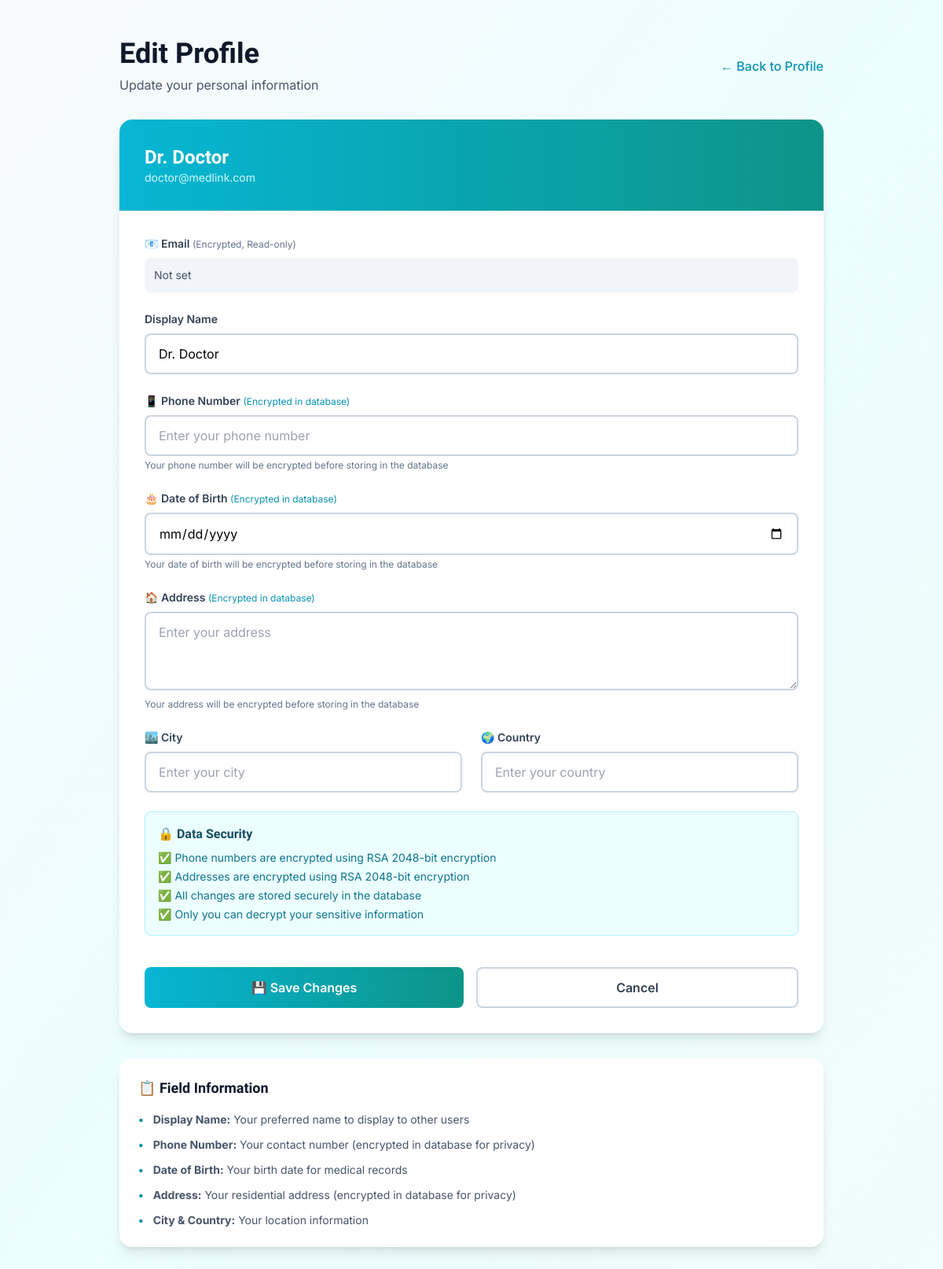
The app's page /profile/edit (signed in) with its own data.
### models.py (models this page shows, shortened)
class User(db.Model):
    __tablename__ = 'users'
    id = db.Column(db.Integer, primary_key=True)
    username = db.Column(db.String(120), unique=True, nullable=False, index=True)
    role = db.Column(db.String(20), nullable=False)  # 'patient', 'doctor', 'specialist', 'admin'
    password_hash = db.Column(db.String(255), nullable=False)
    encrypted_email = db.Column(db.Text, nullable=True)  # RSA encrypted, only decrypted with private key
    rsa_public_key = db.Column(db.Text, nullable=True)  # JSON: {"e": int, "n": int}
    rsa_private_key = db.Column(db.Text, nullable=True)  # JSON: {"d": int, "n": int} - Stored securely
    ecc_public_key = db.Column(db.Text, nullable=True)  # JSON: {"x": int, "y": int}
    ecc_private_key = db.Column(db.Text, nullable=True)  # JSON: {"k": int} - Stored securely
    public_key = db.Column(db.Text, nullable=True)  # For encryption purposes
    encrypted_profile = db.Column(db.Text, nullable=True)  # Encrypted email/NID
    display_name = db.Column(db.String(120), nullable=True)
    phone = db.Column(db.Text, nullable=True)  # Encrypted
    date_of_birth = db.Column(db.String(20), nullable=True)
    address = db.Column(db.Text, nullable=True)  # Encrypted
    city = db.Column(db.String(100), nullable=True)
    country = db.Column(db.String(100), nullable=True)
    two_fa_enabled = db.Column(db.Boolean, default=False)
    two_fa_challenge = db.Column(db.String(10), nullable=True)
    two_fa_timestamp = db.Column(db.DateTime, nullable=True)
    encrypted_nid = db.Column(db.Text, nullable=True)
    encrypted_blood_group = db.Column(db.Text, nullable=True)
    nid_mac = db.Column(db.String(255), nullable=True)
    license_number = db.Column(db.String(120), nullable=True, index=True)
    license_verified = db.Column(db.Boolean, default=False)
    last_key_rotation = db.Column(db.DateTime, nullable=True)
    is_approved = db.Column(db.Boolean, default=False)  # False for new registrations
    approved_at = db.Column(db.DateTime, nullable=True)
    approved_by_admin_id = db.Column(db.Integer, db.ForeignKey('users.id'), nullable=True)
    created_at = db.Column(db.DateTime, default=datetime.now)
    updated_at = db.Column(db.DateTime, default=datetime.now, onupdate=datetime.now)
    sent_referrals = db.relationship('Referral', foreign_keys='Referral.sender_id', backref='sender', lazy=True)
    received_referrals = db.relationship('Referral', foreign_keys='Referral.receiver_id', backref='receiver', lazy=True)
    sent_messages = db.relationship('Message', foreign_keys='Message.sender_id', backref='sender_msg', lazy=True)
    received_messages = db.relationship('Message', foreign_keys='Message.receiver_id', backref='receiver_msg', lazy=True)
    def get_display_name(self):
        if self.display_name:
            return self.display_name
    def get_phone(self):
        if not self.phone:
            return None
        if self.phone and len(self.phone) > 20 and all(c in '0123456789abcdef' for c in self.phone.lower()):
            return self.decrypt_field(self.phone)
        return self.phone
    def get_address(self):
        if not self.address:
            return None
        if self.address and len(self.address) > 20 and all(c in '0123456789abcdef' for c in self.address.lower()):
            return self.decrypt_field(self.address)
        return self.address
    def get_date_of_birth(self):
        if not self.date_of_birth:
            return None
        if self.date_of_birth and len(self.date_of_birth) > 20 and all(c in '0123456789abcdef' for c in self.date_of_birth.lower()):
            return self.decrypt_field(self.date_of_birth)
        return self.date_of_birth
    def get_email(self):
        if not self.encrypted_email:
            return None
        if self.encrypted_email and len(self.encrypted_email) > 20 and all(c in '0123456789abcdef' for c in self.encrypted_email.lower()):
            return self.decrypt_field(self.encrypted_email)
        return self.encrypted_email

### app.py (the view, shortened to what this page needs)
@app.route('/profile/edit', methods=['GET', 'POST'])
def edit_profile():
    if 'user_id' not in session:
        return redirect(url_for('login'))
    user_id = session.get('user_id')
    user = User.query.get(user_id)
    if not user:
        session.clear()
        return redirect(url_for('login'))
    user_profile = {
        'id': user.id,
        'username': user.username,
        'display_name': user.display_name,
        'role': user.role,
        'phone': user.get_phone(),
        'address': user.get_address(),
        'date_of_birth': user.get_date_of_birth(),
        'email': user.get_email(),
        'city': user.city,
        'country': user.country,
        'created_at': user.created_at,
        'updated_at': user.updated_at,
        'rsa_keys': 'Generated' if user.rsa_public_key else 'Not Generated',
        'ecc_keys': 'Generated' if user.ecc_public_key else 'Not Generated'
    }
    return render_template('edit_profile.html', user=user, user_profile=user_profile)

### templates/edit_profile.html (shortened to what this page needs)
{% extends "base.html" %}
{% block content %}
<div class="min-h-screen bg-gradient-to-br from-slate-50 via-cyan-50 to-teal-50 py-12 px-4">
    <div class="max-w-4xl mx-auto">
        <div class="mb-8">
            <div class="flex items-center justify-between">
                <div>
                    <h1 class="text-4xl font-bold text-slate-900 mb-2">Edit Profile</h1>
                    <p class="text-slate-600">Update your personal information</p>
                </div>
                <div class="text-right">
                    <a href="{{ url_for('profile') }}" class="text-cyan-600 hover:text-cyan-700 font-medium">
                        ← Back to Profile
                    </a>
                </div>
            </div>
        </div>
        <div class="bg-white rounded-2xl shadow-lg overflow-hidden">
            <div class="bg-gradient-to-r from-cyan-500 to-teal-600 p-8 text-white">
                <h2 class="text-2xl font-bold">{{ user.get_display_name() }}</h2>
                <p class="text-cyan-100 text-sm">{{ user.username }}</p>
            </div>
            <div class="p-8">
                <form method="POST" class="space-y-6">
                    <div>
                        <label for="email" class="block text-sm font-semibold text-slate-700 mb-2">
                            📧 Email
                            <span class="text-xs text-slate-500 font-normal">(Encrypted, Read-only)</span>
                        </label>
                        <div class="p-3 bg-slate-100 rounded-lg">
                            <p class="text-slate-600 text-sm">{{ user_profile.email or 'Not set' }}</p>
                        </div>
                    </div>
                    <div>
                        <label for="display_name" class="block text-sm font-semibold text-slate-700 mb-2">
                            Display Name
                        </label>
                        <input
                            type="text"
                            id="display_name"
                            name="display_name"
                            value="{{ user.display_name or '' }}"
                            class="w-full px-4 py-3 border-2 border-slate-300 rounded-lg focus:outline-none focus:border-cyan-500 focus:ring-2 focus:ring-cyan-200 transition"
                            placeholder="Enter your display name"
                        >
                    </div>
                    <div>
                        <label for="phone" class="block text-sm font-semibold text-slate-700 mb-2">
                            📱 Phone Number
                            <span class="text-xs text-cyan-600 font-normal">(Encrypted in database)</span>
                        </label>
                        <input
                            type="tel"
                            id="phone"
                            name="phone"
                            value="{{ user_profile.phone or '' }}"
                            class="w-full px-4 py-3 border-2 border-slate-300 rounded-lg focus:outline-none focus:border-cyan-500 focus:ring-2 focus:ring-cyan-200 transition"
                            placeholder="Enter your phone number"
                        >
                        <p class="text-xs text-slate-500 mt-1">Your phone number will be encrypted before storing in the database</p>
                    </div>
                    <div>
                        <label for="date_of_birth" class="block text-sm font-semibold text-slate-700 mb-2">
                            🎂 Date of Birth
                            <span class="text-xs text-cyan-600 font-normal">(Encrypted in database)</span>
                        </label>
                        <input
                            type="date"
                            id="date_of_birth"
                            name="date_of_birth"
                            value="{{ user_profile.date_of_birth or '' }}"
                            class="w-full px-4 py-3 border-2 border-slate-300 rounded-lg focus:outline-none focus:border-cyan-500 focus:ring-2 focus:ring-cyan-200 transition"
                        >
                        <p class="text-xs text-slate-500 mt-1">Your date of birth will be encrypted before storing in the database</p>
                    </div>
                    <div>
                        <label for="address" class="block text-sm font-semibold text-slate-700 mb-2">
                            🏠 Address
                            <span class="text-xs text-cyan-600 font-normal">(Encrypted in database)</span>
                        </label>
                        <textarea
                            id="address"
                            name="address"
                            rows="3"
                            class="w-full px-4 py-3 border-2 border-slate-300 rounded-lg focus:outline-none focus:border-cyan-500 focus:ring-2 focus:ring-cyan-200 transition"
                            placeholder="Enter your address"
                        >{{ user_profile.address or '' }}</textarea>
                        <p class="text-xs text-slate-500 mt-1">Your address will be encrypted before storing in the database</p>
                    </div>
                    <div class="grid grid-cols-1 md:grid-cols-2 gap-6">
                        <div>
                            <label for="city" class="block text-sm font-semibold text-slate-700 mb-2">
                                🏙️ City
                            </label>
                            <input
                                type="text"
                                id="city"
                                name="city"
                                value="{{ user.city or '' }}"
                                class="w-full px-4 py-3 border-2 border-slate-300 rounded-lg focus:outline-none focus:border-cyan-500 focus:ring-2 focus:ring-cyan-200 transition"
                                placeholder="Enter your city"
                            >
                        </div>
                        <div>
                            <label for="country" class="block text-sm font-semibold text-slate-700 mb-2">
                                🌍 Country
                            </label>
                            <input
                                type="text"
                                id="country"
                                name="country"
                                value="{{ user.country or '' }}"
                                class="w-full px-4 py-3 border-2 border-slate-300 rounded-lg focus:outline-none focus:border-cyan-500 focus:ring-2 focus:ring-cyan-200 transition"
                                placeholder="Enter your country"
                            >
                        </div>
                    </div>
                    <div class="p-4 bg-cyan-50 border border-cyan-200 rounded-lg">
                        <h4 class="font-semibold text-cyan-900 mb-2">🔒 Data Security</h4>
                        <ul class="text-sm text-cyan-700 space-y-1">
                            <li>✅ Phone numbers are encrypted using RSA 2048-bit encryption</li>
                            <li>✅ Addresses are encrypted using RSA 2048-bit encryption</li>
                            <li>✅ All changes are stored securely in the database</li>
                            <li>✅ Only you can decrypt your sensitive information</li>
                        </ul>
                    </div>
                    <div class="flex gap-4 pt-4">
                        <button
                            type="submit"
                            class="flex-1 px-6 py-3 bg-gradient-to-r from-cyan-500 to-teal-600 text-white rounded-lg font-semibold hover:shadow-lg transition"
                        >
                            💾 Save Changes
                        </button>
                        <a href="{{ url_for('profile') }}" class="flex-1 px-6 py-3 border-2 border-slate-300 text-slate-700 rounded-lg font-semibold hover:bg-slate-50 transition text-center">
                            Cancel
                        </a>
                    </div>
                </form>
            </div>
        </div>
        <div class="mt-8 p-6 bg-white rounded-2xl shadow-lg">
            <h3 class="text-lg font-bold text-slate-900 mb-4">📋 Field Information</h3>
            <div class="space-y-3 text-sm text-slate-600">
                <div class="flex items-start gap-3">
                    <span class="text-cyan-600 font-bold">•</span>
                    <div>
                        <strong>Display Name:</strong> Your preferred name to display to other users
                    </div>
                </div>
                <div class="flex items-start gap-3">
                    <span class="text-cyan-600 font-bold">•</span>
                    <div>
                        <strong>Phone Number:</strong> Your contact number (encrypted in database for privacy)
                    </div>
                </div>
                <div class="flex items-start gap-3">
                    <span class="text-cyan-600 font-bold">•</span>
                    <div>
                        <strong>Date of Birth:</strong> Your birth date for medical records
                    </div>
                </div>
                <div class="flex items-start gap-3">
                    <span class="text-cyan-600 font-bold">•</span>
                    <div>
                        <strong>Address:</strong> Your residential address (encrypted in database for privacy)
                    </div>
                </div>
                <div class="flex items-start gap-3">
                    <span class="text-cyan-600 font-bold">•</span>
                    <div>
                        <strong>City & Country:</strong> Your location information
                    </div>
                </div>
            </div>
        </div>
    </div>
</div>
{% endblock %}

### templates/base.html (style rules this page uses)
* { font-family: 'Inter', sans-serif; }
h1, h2, h3, h4, h5, h6 { font-family: 'Plus Jakarta Sans', sans-serif; }
button, a { transition: all 0.3s ease; }

### records on screen
User: get_display_name "Dr. Doctor", username "doctor@medlink.com", display_name "Dr. Doctor"

### other values on screen
{{ user_profile.email or 'Not set' }} "Not set"
